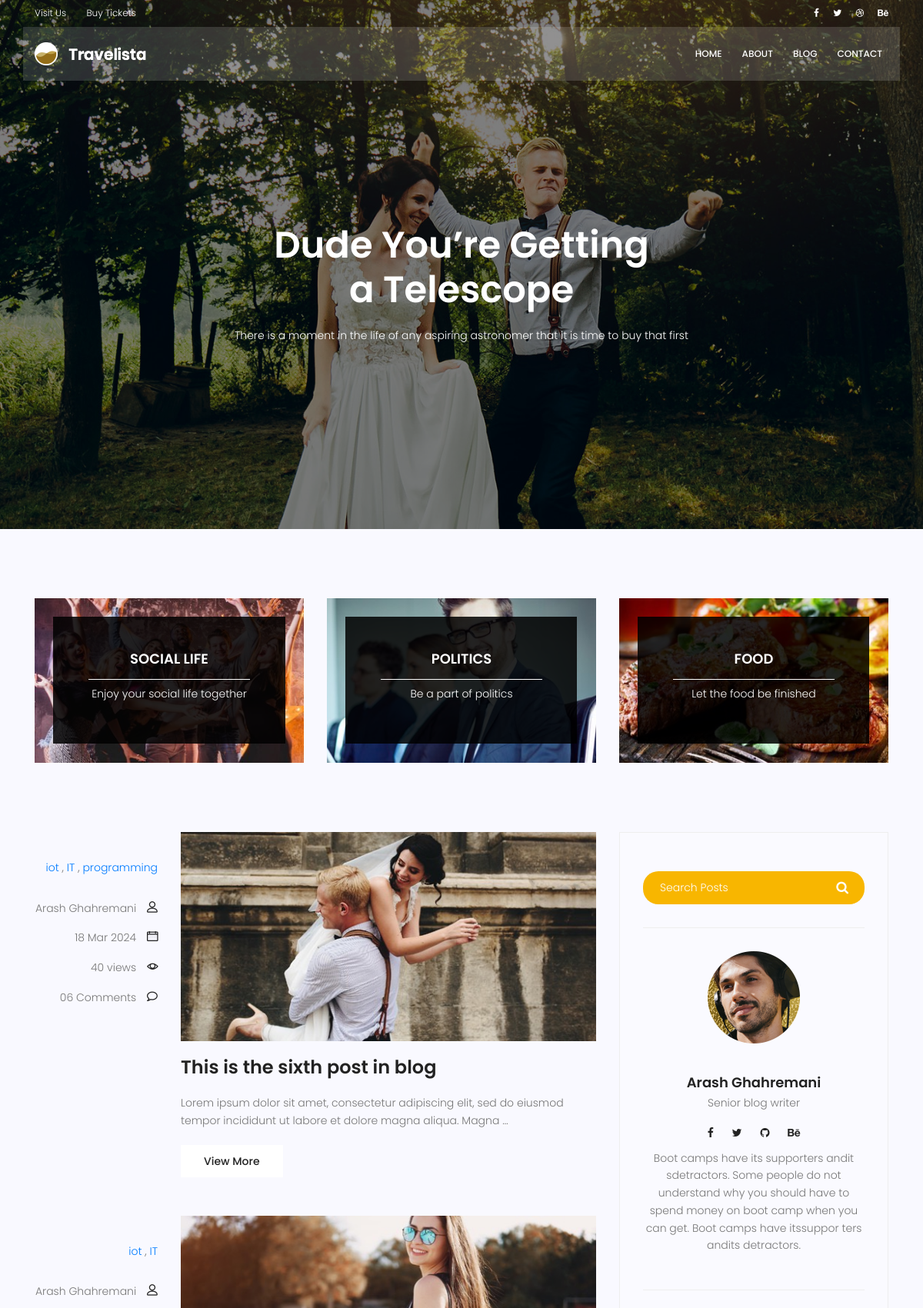
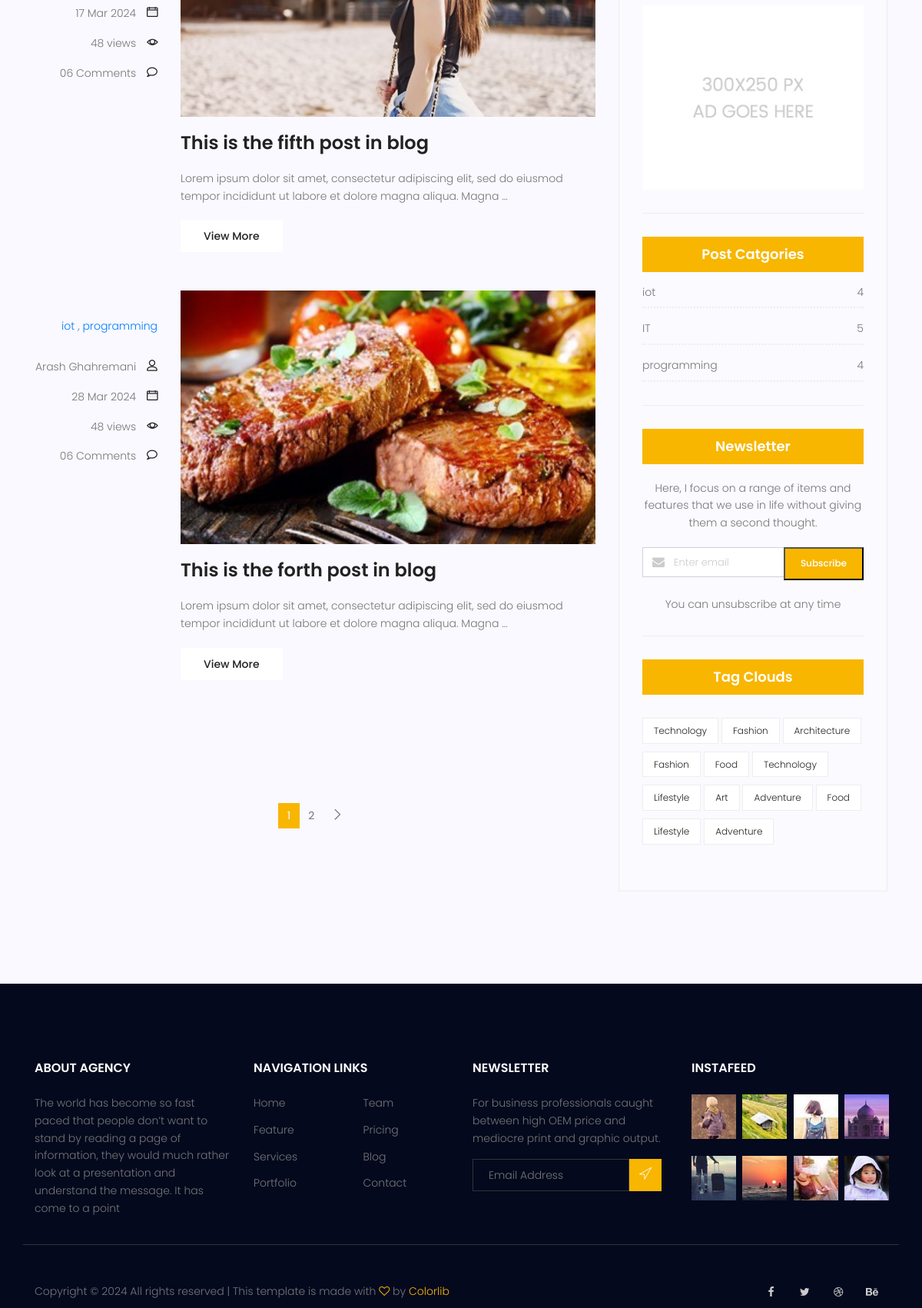
Screenshot of /blog/ (upper part) with the database file from the repository (2 pictures, top to bottom).
### blog/models.py (models this page shows, shortened)
class Category(models.Model):
    name = models.CharField(max_length = 255)
    def __str__(self):
        return self.name

class Post (models.Model) :
    image = models.ImageField(upload_to = 'blog/',default = 'blog/default.jpg')
    author = models.ForeignKey(User,on_delete=models.SET_NULL,null=True)
    title = models.CharField (max_length = 200)
    content = models.TextField ()
    category = models.ManyToManyField (Category)
    counted_view = models.IntegerField (default = 0)
    status = models.BooleanField (default = False)
    published_date = models.DateTimeField (null = True)
    created_date = models.DateTimeField (auto_now_add = True)
    update_date = models.DateTimeField (auto_now = True)
    class Meta:
        ordering = ['-created_date']
    def excerpt(self) :
        return truncatewords(self.content,20)

### blog/views.py (the view)
# urls.py: path('', blog_view, name="index"),
def blog_view(request, **kwargs) :
    posts = Post.objects.filter(status = 1, published_date__lte = timezone.now())
    if kwargs.get('cat_name') != None:
        posts = posts.filter(category__name=kwargs['cat_name'])
    if kwargs.get('author_username') != None:
        posts = posts.filter(author__username = kwargs['author_username'])
    posts = Paginator (posts,3)
    try:
        page_number = request.GET.get ('page')
        posts = posts.get_page(page_number)
    except PageNotAnInteger:
        posts = posts.get_page(1)
    except EmptyPage:
        posts = posts.get_page(1)
    context = {'posts': posts}
    return render(request, "blog/blog-home.html", context)

### blog/templatetags/blog_tags.py (called while the page is built)
@register.inclusion_tag('blog/post-categories.html')
def postcategories() :
    posts = Post.objects.filter(status = 1)
    categories = Category.objects.all()
    cat_dict = {}
    for name in categories :
        cat_dict[name]=posts.filter(category=name).count()
    return {'categories':cat_dict}

### templates/blog/blog-home.html (shortened to what this page needs)
{% extends 'base.html' %}
{% load static %}
{% load blog_tags %}
{% block content %}
<section class="banner-area relative blog-home-banner" id="home">
	<div class="overlay overlay-bg"></div>
	<div class="container">
		<div class="row d-flex align-items-center justify-content-center">
			<div class="about-content blog-header-content col-lg-12">
				<h1 class="text-white">
					Dude You’re Getting
					a Telescope
				</h1>
				<p class="text-white">
					There is a moment in the life of any aspiring astronomer that it is time to buy that first
				</p>
			</div>
		</div>
	</div>
</section>
<section class="top-category-widget-area pt-90 pb-90 ">
	<div class="container">
		<div class="row">
			<div class="col-lg-4">
				<div class="single-cat-widget">
					<div class="content relative">
						<div class="overlay overlay-bg"></div>
						<a href="#" target="_blank">
							<div class="thumb">
								<img class="content-image img-fluid d-block mx-auto"
									src="{% static 'img/blog/cat-widget1.jpg' %}" alt="">
							</div>
							<div class="content-details">
								<h4 class="content-title mx-auto text-uppercase">Social life</h4>
								<span></span>
								<p>Enjoy your social life together</p>
							</div>
						</a>
					</div>
				</div>
			</div>
			<div class="col-lg-4">
				<div class="single-cat-widget">
					<div class="content relative">
						<div class="overlay overlay-bg"></div>
						<a href="#" target="_blank">
							<div class="thumb">
								<img class="content-image img-fluid d-block mx-auto"
									src="{% static 'img/blog/cat-widget2.jpg' %}" alt="">
							</div>
							<div class="content-details">
								<h4 class="content-title mx-auto text-uppercase">Politics</h4>
								<span></span>
								<p>Be a part of politics</p>
							</div>
						</a>
					</div>
				</div>
			</div>
			<div class="col-lg-4">
				<div class="single-cat-widget">
					<div class="content relative">
						<div class="overlay overlay-bg"></div>
						<a href="#" target="_blank">
							<div class="thumb">
								<img class="content-image img-fluid d-block mx-auto"
									src="{% static 'img/blog/cat-widget3.jpg' %}" alt="">
							</div>
							<div class="content-details">
								<h4 class="content-title mx-auto text-uppercase">Food</h4>
								<span></span>
								<p>Let the food be finished</p>
							</div>
						</a>
					</div>
				</div>
			</div>
		</div>
	</div>
</section>
<section class="post-content-area">
	<div class="container">
		<div class="row">
			<div class="col-lg-8 posts-list">
				{% for post in posts %}
				<div class="single-post row">
					<div class="col-lg-3  col-md-3 meta-details">
						<ul class="tags">
							{% for cat in post.category.all %}
								<a href="{% url 'blog:category' cat_name=cat.name %}"> {{ cat.name }}</a> {% if not forloop.last %},{% endif %}
							{% endfor %}
						</ul>
						<div class="user-details row">
							<p class="user-name col-lg-12 col-md-12 col-6"><a href="{% url 'blog:author' author_username=post.author.username %}">{{post.author.get_full_name}}</a>
								<span class="lnr lnr-user"></span></p>
							<p class="date col-lg-12 col-md-12 col-6"><a href="#">{{post.published_date|date:'d M Y'}}</a> <span
									class="lnr lnr-calendar-full"></span></p>
							<p class="view col-lg-12 col-md-12 col-6"><a href="#">{{post.counted_view}} views</a> <span
									class="lnr lnr-eye"></span></p>
							<p class="comments col-lg-12 col-md-12 col-6"><a href="#">06 Comments</a> <span
									class="lnr lnr-bubble"></span></p>
						</div>
					</div>
					<div class="col-lg-9 col-md-9 ">
						<div class="feature-img">
							<img class="img-fluid" src="{{post.image.url}}" alt="">
						</div>
						<a class="posts-title" href="{% url 'blog:single' pid=post.id%}">
							<h3>{{post.title}}</h3>
						</a>
						<p class="excert">
							{{post.excerpt}}
						</p>
						<a href={{post.id}} class="primary-btn">View More</a>
					</div>
				</div>
				{% endfor%}
				<nav class="blog-pagination justify-content-center d-flex">
					<ul class="pagination">
						{% for i in posts.paginator.page_range %}
						{% if posts.number == i %}
							<li class="page-item active"><a href="?page={{i}}" class="page-link">{{i}}</a></li>
							{% else %}
							<li class="page-item"><a href="?page={{i}}" class="page-link">{{i}}</a></li>
						{% endif %}
						{% endfor %}
						{% if posts.has_next %}
						<li class="page-item">
							<a href="?page={{ posts.next_page_number }}" class="page-link" aria-label="Next">
								<span aria-hidden="true">
									<span class="lnr lnr-chevron-right"></span>
								</span>
							</a>
						</li>
						{% endif %}
					</ul>
			</nav>
			</div>
			<div class="col-lg-4 sidebar-widgets">
				<div class="widget-wrap">
						{% include 'blog/blog-search.html' %}
						{% include 'blog/blog-writer.html' %}
					    {% include 'blog/blog-ads.html' %}
						{% postcategories %}
						<div class="single-sidebar-widget newsletter-widget">
							<h4 class="newsletter-title">Newsletter</h4>
							<p>
								Here, I focus on a range of items and features that we use in life without
								giving them a second thought.
							</p>
							<form action="{% url 'website:newsletter' %}" method="post" class="subscription relative">
								<div class="form-group d-flex flex-row">
									<div class="col-autos">
										<div class="input-group">
											<div class="input-group-prepend">
												<div class="input-group-text"><i class="fa fa-envelope" aria-hidden="true"></i>
												</div>
											</div>
											<input type="email" class="form-control" id="inlineFormInputGroup" name="email"
												placeholder="Enter email" onfocus="this.placeholder = ''"
												onblur="this.placeholder = 'Enter email'">
										</div>
									</div>
									<button type="submit" class="bbtns">Subscribe</button>
								</div>
							</form>
							<p class="text-bottom">
								You can unsubscribe at any time
							</p>
						</div>
					<div class="single-sidebar-widget tag-cloud-widget">
						<h4 class="tagcloud-title">Tag Clouds</h4>
						<ul>
							<li><a href="#">Technology</a></li>
							<li><a href="#">Fashion</a></li>
							<li><a href="#">Architecture</a></li>
							<li><a href="#">Fashion</a></li>
							<li><a href="#">Food</a></li>
							<li><a href="#">Technology</a></li>
							<li><a href="#">Lifestyle</a></li>
							<li><a href="#">Art</a></li>
							<li><a href="#">Adventure</a></li>
							<li><a href="#">Food</a></li>
							<li><a href="#">Lifestyle</a></li>
							<li><a href="#">Adventure</a></li>
						</ul>
					</div>
				</div>
			</div>
		</div>
	</div>
</section>
{% endblock%}

### templates/blog/post-categories.html
{% load static %}
<div class="single-sidebar-widget post-category-widget">
    <h4 class="category-title">Post Catgories</h4>
    <ul class="cat-list">
        {% for name,count in categories.items %}
        <li>
            <a href="{% url 'blog:category' cat_name=name %}" class="d-flex justify-content-between">
                <p>{{name}}</p>
                <p>{{count}}</p>
            </a>
        </li>
        {% endfor %}
    </ul>
</div>

### rows the page displays
Post: author.get_full_name "Arash Ghahremani", published_date "18 Mar 2024", counted_view "40", image (picture), title "This is the sixth post in blog", excerpt "Lorem ipsum dolor sit amet, consectetur adipiscing elit, sed do eiusmod tempor incididunt ut labore et dolore magna aliqua. Magna …"
Category: name "iot", count "4"
Category: name "IT", count "5"
Category: name "programming", count "4"
Post: author.get_full_name "Arash Ghahremani", published_date "17 Mar 2024", counted_view "48", image (picture), title "This is the fifth post in blog", excerpt "Lorem ipsum dolor sit amet, consectetur adipiscing elit, sed do eiusmod tempor incididunt ut labore et dolore magna aliqua. Magna …"
Post: author.get_full_name "Arash Ghahremani", published_date "28 Mar 2024", counted_view "48", image (picture), title "This is the forth post in blog", excerpt "Lorem ipsum dolor sit amet, consectetur adipiscing elit, sed do eiusmod tempor incididunt ut labore et dolore magna aliqua. Magna …"

### other values shown
{{ i }} "1"
{{ i }} "2"
